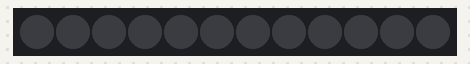
This sketch was run on a simulated Arduino Uno, built with avr-gcc and run on an emulated ATmega328P. Shown: 12 RGB LEDs in strip order, left to right. Dim RGB values are drawn brighter than linear.

Above: at 0.1 s.
At 1.16 s:
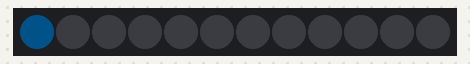

The sketch:

simpleColorWipe.ino
```cpp
#include <Adafruit_NeoPixel.h>

#define LED_PIN 2
#define LED_COUNT 12

Adafruit_NeoPixel strip(LED_COUNT, LED_PIN, NEO_GRB + NEO_KHZ800);


float dripPosition = 0.0;
unsigned long lastDripTime = 0;
const unsigned long DRIP_INTERVAL = 1000; // 1 second between drips
bool dripActive = false;
const int TRAIL_LENGTH = 4; // Length of fading trail

void setup() {
  strip.begin();
  strip.setBrightness(10);
  strip.clear();
  strip.show();
}

void loop() {
  unsigned long currentTime = millis();

  // Start a new drip every second
  if (currentTime - lastDripTime >= DRIP_INTERVAL) {
    dripPosition = 0.0;
    dripActive = true;
    lastDripTime = currentTime;
  }


  strip.clear();

  if (dripActive) {

    float progress = dripPosition / (LED_COUNT - 1);
    float easedProgress = progress * progress;


    dripPosition += 0.15 + (easedProgress * 0.3);


    if (dripPosition >= LED_COUNT) {
      dripActive = false;
    } else {

      int mainPos = (int)dripPosition;
      if (mainPos < LED_COUNT) {
        strip.setPixelColor(mainPos, 0, 150, 255);
      }

      for (int i = 1; i <= TRAIL_LENGTH; i++) {
        int trailPos = mainPos - i;
        if (trailPos >= 0) {
          int brightness = 150 - (i * 30);
          if (brightness > 0) {
            strip.setPixelColor(trailPos, 0, brightness/3, brightness);
          }
        }
      }
    }
  }

  strip.show();
  delay(50);
}
```

Measured:
- by itself, everything shown: repeats every 1.0 s, in 4 steps
